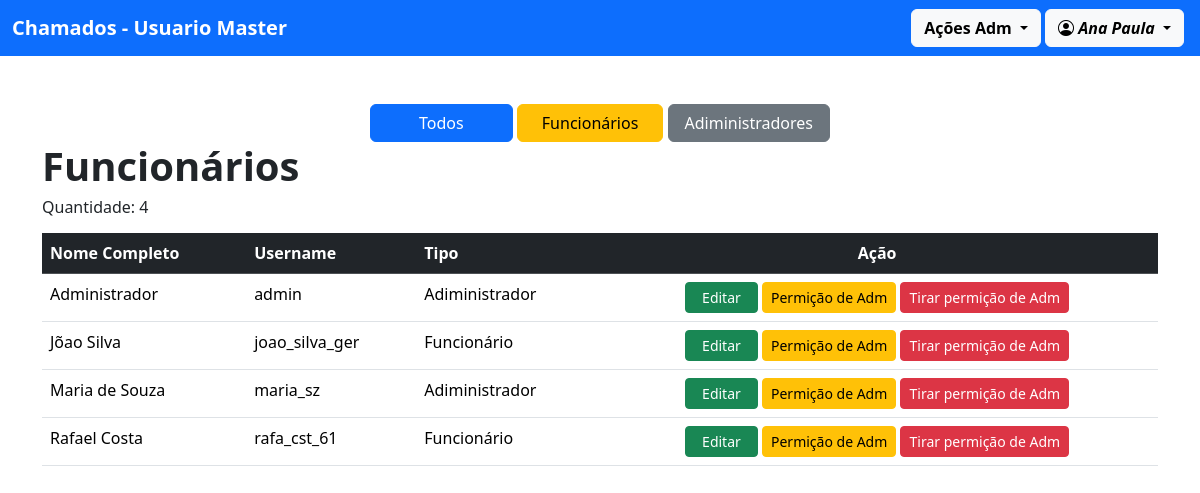
Screenshot of /ver_funcionarios/ (signed in) with the database file from the repository.
### usuario/models.py (models this page shows)
class Perfil(models.Model):
    user = models.OneToOneField(User, on_delete=models.CASCADE)
    nome_completo = models.CharField(max_length=255)
    adm = models.BooleanField(default=False)
    def __str__(self):
        return f"{self.nome_completo}"
    class Meta:
        ordering = ["nome_completo"]

### chamado/views.py (the view)
# urls.py: path('ver_funcionarios/', views.ver_funcionarios, name="ver_funcionarios"),
@login_required(login_url='/usuario/login/')
def ver_funcionarios(request):
    perfil = Perfil.objects.exclude(user=request.user)
    tipo = request.GET.get('adm')
    if tipo:
        perfil = perfil.filter(adm=tipo)
    qtd = perfil.count()
    return render(request, 'adm/ver_funcionarios.html', {'perfil': perfil, 'quantidade': qtd})

### chamado/templates/adm/ver_funcionarios.html (shortened to what this page needs)
{% extends "modelo.html" %}
{% block content %}
<div class="text-center">
    <form method="get" action="">
        <button type="submit" class="btn btn-primary px-5">Todos</button>
        <button type="submit" name="adm" value="False" class="btn btn-warning px-4">Funcionários</button>
        <button type="submit" name="adm" value="True" class="btn btn-secondary px-3">Adiministradores</button>
    </form>
</div>
<h1 class="fw-bold">Funcionários</h1>
<div class="d-flex justify-content-between align-items-center mb-3">
    <h6 class="mb-0">Quantidade: {{ quantidade }}</h6>
</div>
{% if quantidade != 0 %}
<table class="table table-hover">
    <thead class="table-dark">
        <tr>
            <th>Nome Completo</th>
            <th>Username</th>
            <th>Tipo</th>
            <th class="text-center">Ação</th>
        </tr>
    </thead>
    <tbody>
        {% for i in perfil %}
        <tr>
            <td>{{i.nome_completo}}</td>
            <td>{{i.user}}</td>
            <td>{% if i.adm %} Adiministrador {% else %} Funcionário {% endif %}</td>
            <td class="text-center">
                <a href="{% url 'atualizar' i.id %}" class="btn btn-sm btn-success px-3">Editar</a>
                <a href="{% url 'tornar_adm' i.id%}" class="btn btn-sm btn-warning"
                    onclick="return confirmarAdm('{{ i.nome_completo }}');">Permição de Adm</a>
                <a href="{% url 'retirar_adm' i.id%}" class="btn btn-sm btn-danger"
                    onclick="return confirmarRemoverAdm('{{ i.nome_completo }}');">Tirar permição de Adm</a>
            </td>
        </tr>
        {% endfor %}
    </tbody>
</table>
{% else %}
<div class="text-center">
    <hr><br>
    <i class="bi bi-person-fill-slash fs-1 text-danger"></i>
    <p>Nenhum funcionários cadastrado alem de você</p>
</div>
{% endif %}
{% endblock %}

### templates/modelo.html (shortened to what this page needs)
<!doctype html>
<html lang="en">
<head>
    <link href="https://cdn.jsdelivr.net/npm/bootstrap@5.3.8/dist/css/bootstrap.min.css" rel="stylesheet"
>
    <link href="https://cdn.jsdelivr.net/npm/bootstrap-icons@1.11.3/font/bootstrap-icons.css" rel="stylesheet">
</head>
<body>
    <header>
        <nav class="navbar bg-primary">
            <div class="container-fluid">
                {% if request.user.perfil.adm %}
                <a href="{% url 'ver_chamados' %}" class="navbar-brand fw-bold text-white">
                    Chamados - Usuario Master
                </a>
                {% else %}
                <a href="{% url 'ver_meus_chamados' %}" class="navbar-brand fw-bold text-white">
                    Chamados
                </a>
                {% endif %}
                <div class="d-flex">
                    {% if request.user.perfil.adm %}
                    <div class="dropdown">
                        <a href="" class="btn btn-light fw-bold dropdown-toggle me-1" data-bs-toggle="dropdown">
                            Ações Adm
                        </a>
                    </div>
                    {% endif %}
                    {% if request.user.is_authenticated %}
                    <div class="dropdown">
                        <button class="btn btn-light fw-bold dropdown-toggle me-1" type="button"
                            data-bs-toggle="dropdown" aria-expanded="false">
                            <i class="bi bi-person-circle"> {{ request.user.perfil }}</i>
                        </button>
                    </div>
                    {% endif %}
                </div>
            </div>
        </nav>
    </header>
    <main>
        <div class="container">
            <br><br>
            {% block content %}{% endblock %}
        </div>
    </main>
</body>
</html>

### rows the page displays
Perfil: nome_completo "Administrador", user "admin", adm "Adiministrador"
Perfil: nome_completo "Jõao Silva", user "joao_silva_ger", adm "Funcionário"
Perfil: nome_completo "Maria de Souza", user "maria_sz", adm "Adiministrador"
Perfil: nome_completo "Rafael Costa", user "rafa_cst_61", adm "Funcionário"

### other values shown
{{ request.user.perfil }} "Ana Paula"
{{ quantidade }} "4"
